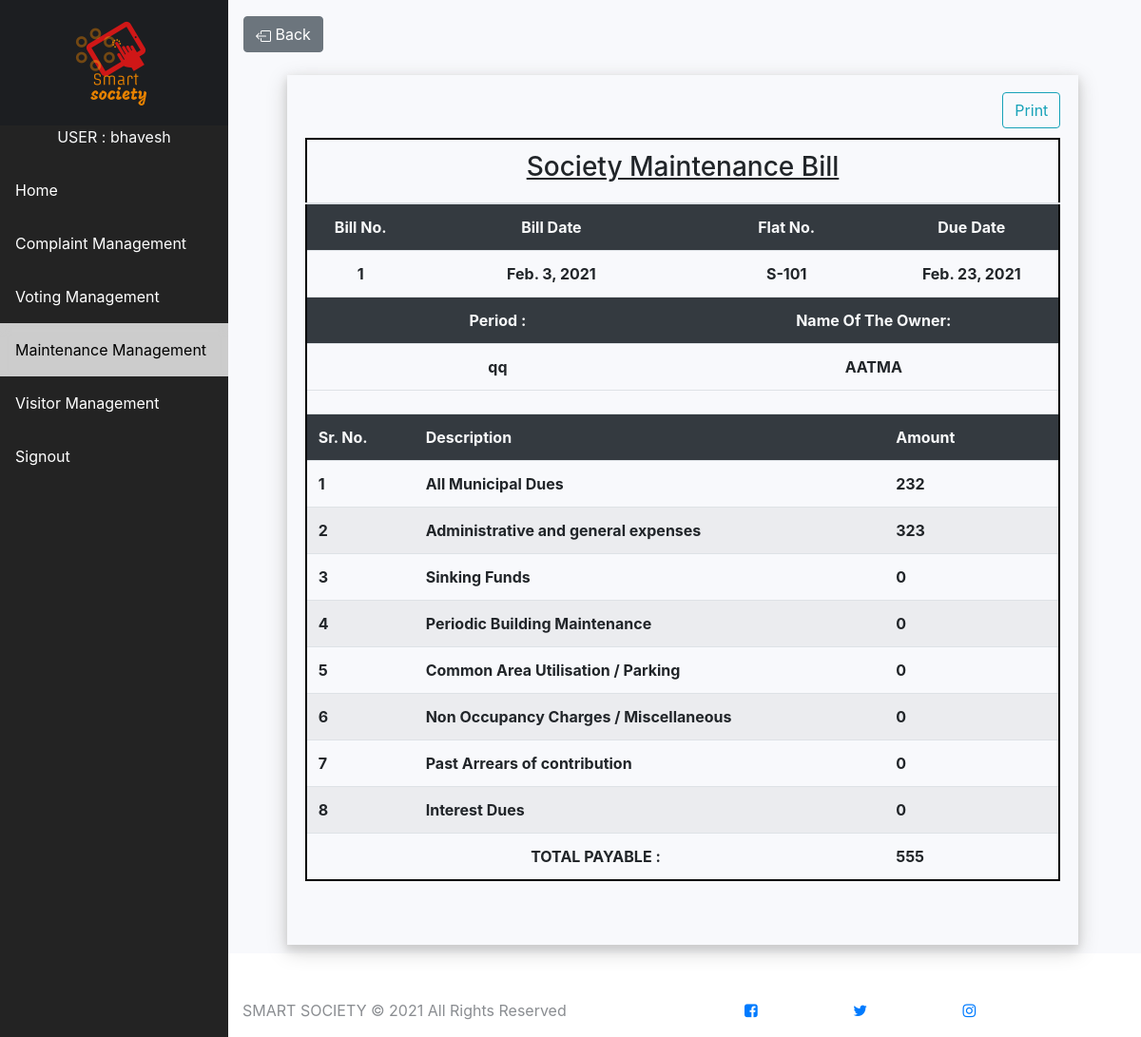
/security/recentbilview/1 (signed in), run on the app's committed database.
### security/models.py (models this page shows, shortened)
class Recent_Maintenance(models.Model):
	rmain_id = models.AutoField(primary_key=True)
	rbill_date = models.DateField()
	rFlat_no = models.CharField(max_length=10, default='')
	rDue_date = models.DateField()
	rPeriod = models.CharField(max_length=30, default='')
	rName = models.CharField(max_length=70)
	rAll_municiple_due = models.CharField(max_length=20, default='')
	rAdminis_general_expenses = models.CharField(max_length=20, default='')
	rSinking_funds = models.CharField(max_length=20, default='')
	rPeriodic_build_mainten = models.CharField(max_length=20, default='')
	rCAU_parking = models.CharField(max_length=20, default='')
	rNon_Ocupancy_charg_miscelnous = models.CharField(max_length=20, default='')
	rPast_areas_contribution = models.CharField(max_length=20, default='')
	rInterest_due = models.CharField(max_length=20, default='')
	rAmount = models.IntegerField(default=0)

### security/views.py (the view)
# urls.py: path('recentbilview/<int:rmt_id>', views.recentbilview, name='recentbilview'),
def recentbilview(request, rmt_id):
	rbil = Recent_Maintenance.objects.filter(rmain_id=rmt_id)
	return render(request, 'security/recentbilview.html', { 'rbil' : rbil[0] })

### security/templates/security/recentbilview.html (shortened to what this page needs)
{% extends 'society/dashboard.html' %}
{% block body %}
{% if user.is_authenticated %}
  {% load static %}
  <div class="sidebar">
    <a class="text-center" id="lgo" href="http://127.0.0.1:8000/security/home/">
    <img src="{% static 'society/logo.png' %}" height="100vh" ></a>
    <p class="text-light text-center" >USER : {{ request.user }}</p>
    <a href="http://127.0.0.1:8000/security/home/">Home</a>
    <a href="http://127.0.0.1:8000/security/complain/">Complaint Management</a>
    <a href="http://127.0.0.1:8000/security/voting/">Voting Management</a>
    <a class="active" href="/security/main/">Maintenance Management</a>
    <a href="/security/visit/">Visitor Management</a>
    <a href="http://127.0.0.1:8000/society/logout/">Signout</a>
  </div>
  <div class="content">
    <section>
      <a href="/security/main/" class="btn btn-secondary my-3">
        Back
      </a>
    </section>
    <section>
      <div class="billy my-2 mx-auto">
        <button onclick="window.print()" class="btn btn-outline-info" style="float: right;">Print</button>
        <table class="table table-striped table-hover my-5" style="border: 2px solid black;">
          <thead class="text-center"><tr><th colspan=4> <h3><u> Society Maintenance Bill</u></h3></th></tr></thead>
          <thead class="text-center">
            <tr class="bg-dark text-light">
              <td>Bill No.</td>
              <td>Bill Date</td>
              <td>Flat No.</td>
              <td>Due Date</td>
            </tr>
            <tr>
              <td>{{ rbil.rmain_id }}</td>
              <td>{{ rbil.rbill_date }}</td>
              <td>{{ rbil.rFlat_no }}</td>
              <td>{{ rbil.rDue_date }}</td>
            </tr>
            <tr class="bg-dark text-light">
              <td colspan=2>Period :</td>
              <td colspan=2>Name Of The Owner:</td>
            </tr>
            <tr>
              <td colspan=2>{{rbil.rPeriod}}</td>
              <td colspan=2>{{rbil.rName}}</td>
            </tr>
            <tr>
              <td colspan=4></td>
            </tr>
          </thead>
          <tbody>
            <tr class="bg-dark text-light">
              <td>Sr. No.</td>
              <td colspan=2>Description</td>
              <td>Amount</td>
            </tr>
            <tr>
              <td>1</td>
              <td colspan=2>All Municipal Dues</td>
              <td>{{ rbil.rAll_municiple_due }}</td>
            </tr>
            <tr>
              <td>2</td>
              <td colspan=2>Administrative and general expenses</td>
              <td>{{ rbil.rAdminis_general_expenses }}</td>
            </tr>
            <tr>
              <td>3</td>
              <td colspan=2>Sinking Funds</td>
              <td>{{ rbil.rSinking_funds }}</td>
            </tr>
            <tr>
              <td>4</td>
              <td colspan=2>Periodic Building Maintenance</td>
              <td>{{ rbil.rPeriodic_build_mainten }}</td>
            </tr>
            <tr>
              <td>5</td>
              <td colspan=2>Common Area Utilisation / Parking</td>
              <td>{{ rbil.rCAU_parking }}</td>
            </tr>
            <tr>
              <td>6</td>
              <td colspan=2>Non Occupancy Charges / Miscellaneous</td>
              <td>{{ rbil.rNon_Ocupancy_charg_miscelnous }}</td>
            </tr>
            <tr>
              <td>7</td>
              <td colspan=2>Past Arrears of contribution</td>
              <td>{{ rbil.rPast_areas_contribution }}</td>
            </tr>
            <tr>
              <td>8</td>
              <td colspan=2>Interest Dues</td>
              <td>{{ rbil.rInterest_due }}</td>
            </tr>
            <tr>
              <td colspan=3 class="text-center">TOTAL PAYABLE :</td>
              <td>{{ rbil.rAmount }}</td>
            </tr>
          </tbody>
        </table>
      </div>
    </section>
  </div>
{% endif %}
{% endblock %}

### data on the page
Recent_Maintenance: rmain_id "1", rbill_date "Feb. 3, 2021", rFlat_no "S-101", rDue_date "Feb. 23, 2021", rPeriod "qq", rName "AATMA", rAll_municiple_due "232", rAdminis_general_expenses "323", rSinking_funds "0", rPeriodic_build_mainten "0", rCAU_parking "0", rNon_Ocupancy_charg_miscelnous "0", rPast_areas_contribution "0", rInterest_due "0", rAmount "555"

### other printed values
{{ request.user }} "bhavesh"
